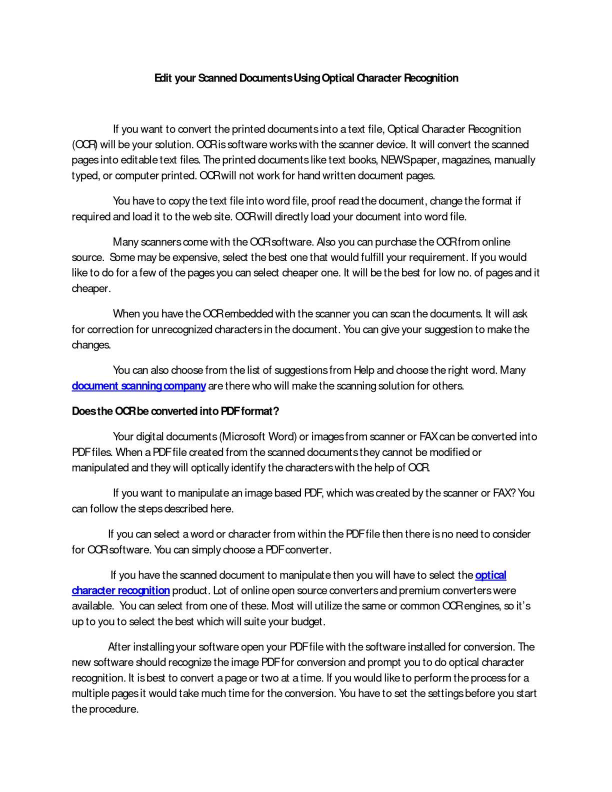
#> input picture test/1.jpg, 1224 x 1584 px (shown at 1/2 size)
$ python unproject_text.py ../../test/1.jpg
#> lines starting #> are read from the running program, lines starting #| are printed output that depends on the picture; after the words box and inside, x2 and y2 are one past the last pixel; in counts of white or black regions, pixels touching at a corner belong together; long printed decimals are rounded
### backend/unproject/ellipse.py
#!/usr/bin/env python
# -*- coding: utf-8 -*-

'''Functions for representing ellipses using various
parameterizations, and converting between them. There are three
parameterizations implemented by this module:

Geometric parameters:
---------------------

The geometric parameters are

  (x₀, y₀, a, b, θ)

The most simple parameterization of an ellipse is by its center point
(x0, y0), its semimajor and semiminor axes a and b, and its rotation
angle θ.

Conic:
------

This parameterization consists of six parameters A-F which establish
the implicit equation for a general conic:

  AX² + BXY + CY² + DX + EY + F = 0

Note that this equation may not represent only ellipses (it also
includes hyperbolas and parabolas).

Since multiplying the entire equation by any non-zero constant results
in the same ellipse, the six parameters are only described up to
scale, yielding five degrees of freedom. We can determine a canonical
scale factor k to scale this equation by such that

  A = a²(sin θ)² + b²(cos θ)²
  B = 2(b² - a²) sin θ cos θ
  C = a²(cos θ)² + b²(sin θ)²
  D = -2Ax₀ - By₀
  E = -Bx₀ - 2Cy₀
  F = Ax₀² + Bx₀y₀ + Cy₀² - a²b²

...in terms of the geometric parameters (x₀, y₀, a, b, θ).

Shape moments:
--------------

The shape moment parameters are

 (m₀₀, m₁₀, m₀₁, mu₂₀, mu₁₁, mu₀₂)

An ellipse may be completely specified by its shape moments up to
order 2. These include the area m₀₀, area-weighted center (m₁₀, m₀₁),
and the three second order central moments (mu₂₀, mu₁₁, mu₀₂).

'''

# pylint: disable=C0103
# pylint: disable=R0914
# pylint: disable=E1101

from __future__ import print_function

import numpy

# [6 lines left out: function _params_str, not called in this run]

######################################################################

GPARAMS_NAMES = ('x0', 'y0', 'a', 'b', 'theta')
GPARAMS_DISPLAY_NAMES = ('x₀', 'y₀', 'a', 'b', 'θ')

def gparams_str(gparams):
    '''Convert geometric parameters to nice printable string.'''
    return _params_str(GPARAMS_DISPLAY_NAMES, gparams)

# [20 lines left out: function gparams_evaluate, not called in this run]

def gparams_from_conic(conic):

    '''Convert the given conic parameters to geometric ellipse parameters.'''

    k, ab = conic_scale(conic)

    if numpy.isinf(ab):
        return None

    A, B, C, D, E, F = tuple(conic)

    T = B**2 - 4*A*C

    x0 = (2*C*D - B*E)/T
    y0 = (2*A*E - B*D)/T

    S = A*E**2 + C*D**2 - B*D*E + (B**2 - 4*A*C)*F
    U = numpy.sqrt((A - C)**2 + B**2)

    a = -numpy.sqrt(2*S*(A+C+U))/T
    b = -numpy.sqrt(2*S*(A+C-U))/T

    theta = numpy.arctan2(C-A-U, B)

    return numpy.array((x0, y0, a, b, theta))

def _gparams_sincos_from_moments(m):

    '''Convert from moments to canonical parameters, except postpone the
    final arctan until later. Formulas determined largely by trial and
    error.

    '''

    m00, m10, m01, mu20, mu11, mu02 = tuple(m)

    x0 = m10 / m00
    y0 = m01 / m00

    A = 4*mu02/m00
    B = -8*mu11/m00
    C = 4*mu20/m00

    U = numpy.sqrt((A - C)**2 + B**2)
    T = B**2 - 4*A*C
    S = 1.0

    a = -numpy.sqrt(2*S*(A+C+U))/T
    b = -numpy.sqrt(2*S*(A+C-U))/T

    # we want a * b * pi = m00
    #
    # so if we are off by some factor, we should scale a and b by this factor
    #
    # we need to fix things up somehow because moments have 6 DOF and
    # ellipse has only 5.
    area = numpy.pi * a * b
    scl = numpy.sqrt(m00 / area)
    a *= scl
    b *= scl

    sincos = numpy.array([C-A-U, B])
    sincos /= numpy.linalg.norm(sincos)

    s, c = sincos

    return numpy.array((x0, y0, a, b, s, c))

# [10 lines left out: function gparams_from_moments, not called in this run]

######################################################################

CONIC_NAMES = ('A', 'B', 'C', 'D', 'E', 'F')
CONIC_DISPLAY_NAMES = ('A', 'B', 'C', 'D', 'E', 'F')

# [4 lines left out: function conic_str, not called in this run]

def conic_scale(conic):

    '''Returns a pair (k, ab) for the given conic parameters, where k is
the scale factor to divide all parameters by in order to normalize
them, and ab is the product of the semimajor and semiminor axis
(i.e. the ellipse's area, divided by pi). If the conic does not
describe an ellipse, then this returns infinity, infinity.

    '''

    A, B, C, D, E, F = tuple(conic)

    T = 4*A*C - B*B

    if T < 0.0:
        return numpy.inf, numpy.inf

    S = A*E**2 + B**2*F + C*D**2 - B*D*E - 4*A*C*F

    if not S:
        return numpy.inf, numpy.inf


    k = 0.25*T**2/S
    ab = 2.0*S/(T*numpy.sqrt(T))

    return k, ab

# [14 lines left out: function conic_from_points, not called in this run]

def conic_transform(conic, H):

    '''Returns the parameters of a conic after being transformed through a
3x3 homography H. This is straightforward since a conic can be
represented as a symmetric matrix (see
https://en.wikipedia.org/wiki/Matrix_representation_of_conic_sections).

    '''

    A, B, C, D, E, F = tuple(conic)

    M = numpy.array([[A, 0.5*B, 0.5*D],
                     [0.5*B, C, 0.5*E],
                     [0.5*D, 0.5*E, F]])

    Hinv = numpy.linalg.inv(H)

    M = numpy.dot(Hinv.T, numpy.dot(M, Hinv))

    A = M[0, 0]
    B = M[0, 1]*2
    C = M[1, 1]
    D = M[0, 2]*2
    E = M[1, 2]*2
    F = M[2, 2]

    return numpy.array((A, B, C, D, E, F))

def _conic_from_gparams_sincos(gparams_sincos):

    x0, y0, a, b, s, c = gparams_sincos

    A = a**2 * s**2 + b**2 * c**2
    B = 2*(b**2 - a**2) * s * c
    C = a**2 * c**2 + b**2 * s**2
    D = -2*A*x0 - B*y0
    E = -B*x0 - 2*C*y0
    F = A*x0**2 + B*x0*y0 + C*y0**2 - a**2*b**2

    return numpy.array((A, B, C, D, E, F))

# [12 lines left out: function conic_from_gparams, not called in this run]

def conic_from_moments(moments):

    g = _gparams_sincos_from_moments(moments)

    return _conic_from_gparams_sincos(g)

######################################################################

MOMENTS_NAMES = ('m00', 'm10', 'm01', 'mu20', 'mu11', 'mu02')
MOMENTS_DISPLAY_NAMES = ('m₀₀', 'm₁₀', 'm₀₁', 'mu₂₀', 'mu₁₁', 'mu₀₂')

def moments_from_dict(m):

    '''Create shape moments tuple from a dictionary (i.e. returned by cv2.moments).'''
    return numpy.array([m[n] for n in MOMENTS_NAMES])

def moments_str(m):
    '''Convert shape moments to nice printable string.'''
    return _params_str(MOMENTS_DISPLAY_NAMES, m)


# [318 lines left out: functions moments_from_gparams, moments_from_conic, _perspective_transform, _test_moments, _test_ellipse, not called in this run]

# [3 lines that do not run on import are left out]

### backend/unproject/unproject_text.py
#!/usr/bin/env python
# -*- coding: utf-8 -*-

from __future__ import unicode_literals, print_function

import sys
import numpy as np
import scipy.optimize
import matplotlib.pyplot as plt
import cv2
from backend.unproject import ellipse

DEBUG_IMAGES = []


# [20 lines left out: function debug_show, not called in this run]


def translation(x, y):
    return np.array([[1, 0, x], [0, 1, y], [0, 0, 1]], dtype=float)


# [4 lines left out: function rotation, not called in this run]


def perspective_warp(a, b):
    return np.array([[1, 0, 0], [0, 1, 0], [a, b, 1]], dtype=float)


def slant(sx):
    return np.array([[1, sx, 0], [0, 1, 0], [0, 0, 1]], dtype=float)


def softmax(x, k=1.0):
    b = x.max()
    return np.log(np.exp(k * (x - b)).sum()) / k + b


# [456 lines left out: functions skewed_widths, centered_warp, warp_containing_points, conic_area_discrepancy, threshold, get_contours and 6 more, not called in this run]

if __name__ == '__main__':
    main()
#> in main, img is the input picture: shape (1584, 1224, 3); mean B, G, R 239.1, 238.6, 238.6
#> in threshold, `mean = img.mean()`: mean = 238.7
#> in threshold, `return cv2.adaptiveThreshold( img, 255, cv2.ADAPTIVE_THRESH_MEAN_C, cv..`:
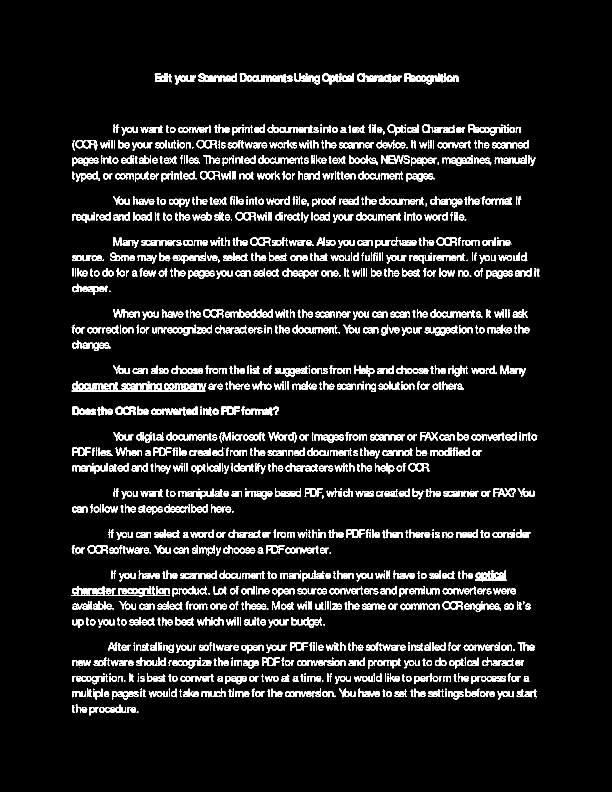
#> returned value: shape (1584, 1224) (shown at 1/2 size); 8.4% white in thin lines or dots, all inside (x1, y1, x2, y2) = (143, 146, 1079, 1431)
#> in get_contours, `contours, hierarchy = cv2.findContours(work, cv2.RETR_CCOMP, cv2.CHAIN..`: contours = 2874 contours, 840 with area under 20; largest, box (x1, y1, x2, y2) and area: (143, 767, 413, 784) 1310, (397, 146, 474, 164) 761, (143, 1176, 340, 1193) 733, (809, 147, 875, 169) 720, (549, 732, 615, 753) 628
#| abs_area_cutoff =  193.882
#> the loop in get_conics, `for i, (c, h) in enumerate(zip(contours, hierarchy.reshape((-1, 4)))): ` made 2874 passes
#> after the loop in get_conics, `for i, (c, h) in enumerate(zip(contours, hierarchy.reshape((-1, 4)))):`: allchildren = []; areas = 186 values, max 1309.5 at index 89, min 194.5 at index 79, mean 319.2; centroid_accum = [32933900.2, 43940193]; centroids = 186 pairs, first value 156.9 to 1046.2, second value 155.7 to 1419.1; conics = 186 items; okcontours = 186 contours; largest, box (x1, y1, x2, y2) and area: (143, 767, 413, 784) 1310, (397, 146, 474, 164) 761, (143, 1176, 340, 1193) 733, (809, 147, 875, 169) 720, (549, 732, 615, 753) 628; total_area = 59376
#> in get_conics, `cv2.drawContours(display, okcontours + allchildren, -1, (0, 255, 0), 6..`: display: shape (1584, 1224, 3); 8.58% of pixels changed, all inside (x1, y1, x2, y2) = (139, 142, 1066, 1430)
#> the loop in get_conics, `for c, a in zip(okcontours, areas): ` made 186 passes
#> after the loop in get_conics, `for c, a in zip(okcontours, areas):`:
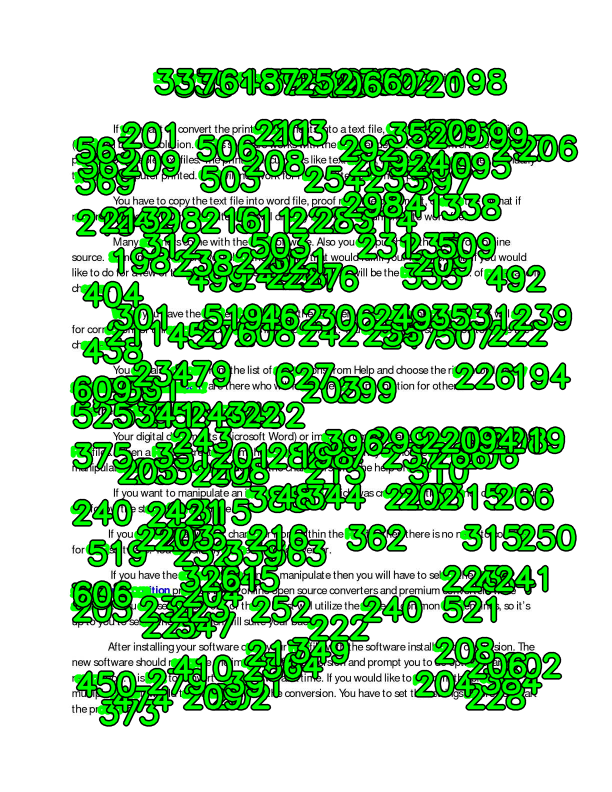
#> display: shape (1584, 1224, 3) (shown at 1/2 size); mean B, G, R 167, 214.6, 167
#> in get_conics, `amean = areas.mean()`: amean = 319.2
#| got 186 contours with 0 small.
#> in get_conics, `idx = np.where(areas > mean_area_cutoff * amean)[0]`: idx = 186 values from 0 to 185
#> in get_conics, `conics = np.array(conics)`: conics = 186 rows, first 6: [28.64, 25.1, 499, -48237, -1421851.8, 1.01e+09], [34.61, 10.25, 659.8, -31499.6, -1834639.9, 1.28e+09], [34.28, 10.67, 155.1, -79409.7, -440386.4, 342799021.1], [27.17, 21.94, 156.6, -54143.1, -444032.6, 319829611.5], [26.34, 19.1, 172.3, -46558.8, -485280.6, 345488658.3], [25.34, -7.68, 591.7, -39516.2, -1598442.2, 1.1e+09]
#> in get_conics, `centroid_accum /= total_area`: centroid_accum = [554.7, 740]
#> the loop in get_conics, `for conic in conics:` made 186 passes
#> after the loop in get_conics, `for conic in conics:`: display: shape (1584, 1224, 3); 6.2% of pixels changed, all inside (x1, y1, x2, y2) = (137, 144, 1062, 1429)
#| got bounding rect 157 138 958 1326
#> after the loop in orientation_detect, `for contour in contours:`:
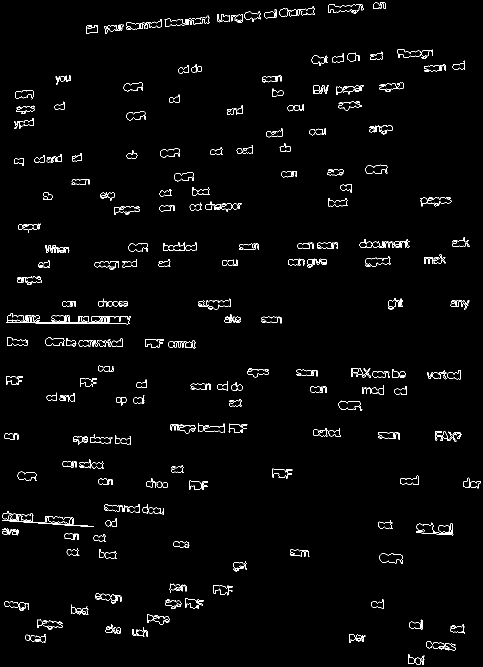
#> text_edges: shape (1334, 966) (shown at 1/2 size); 1.9% white in thin lines or dots
#> in orientation_detect, `cv2.line( debug_hist, (best_theta_idx, 0), (best_theta_idx, bin_max), ..`:
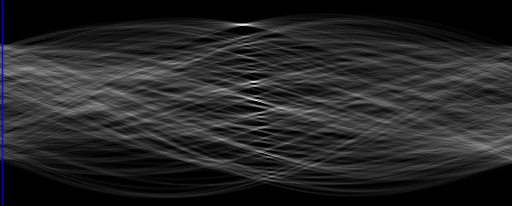
#> debug_hist: shape (206, 512, 3); mean B, G, R 37.9, 37.2, 37.2
#> in orientation_detect, `cv2.line( warped, tuple(map(int, p0 - rho * bin_max * t)), tuple(map(i..`:
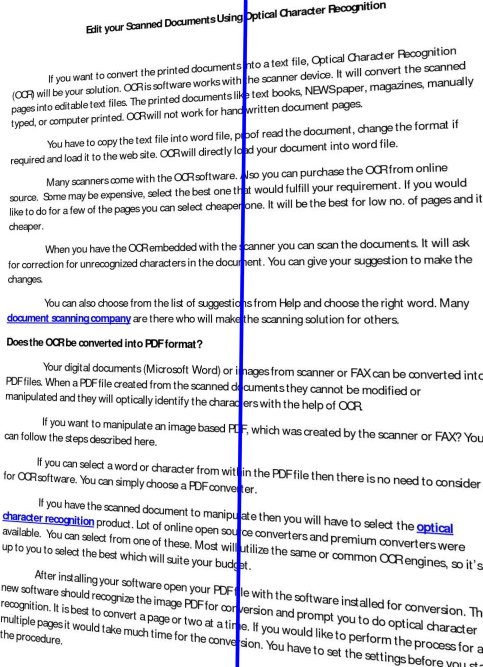
#> warped: shape (1334, 966, 3) (shown at 1/2 size); mean B, G, R 230.5, 227.9, 227.9
#| got bounding rect -1452 171 1325 957
#| got bounding rect -1452 171 1325 957
#> the loop in skew_detect, `for h in hulls:` made 186 passes
#> after the loop in skew_detect, `for h in hulls:`:
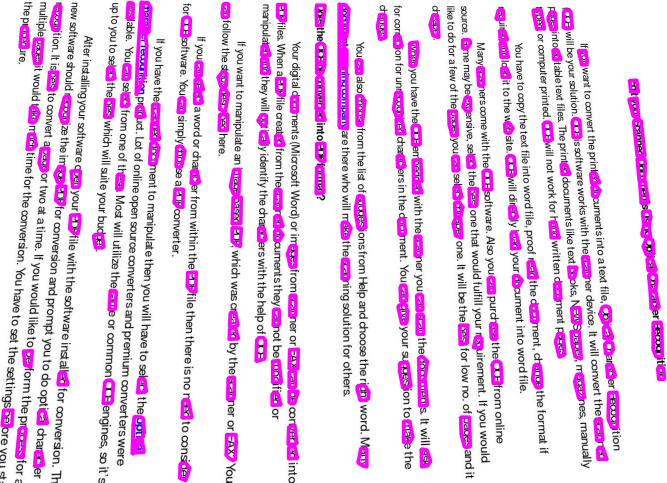
#> display: shape (965, 1333, 3) (shown at 1/2 size); mean B, G, R 236.1, 210.2, 235.9
#| got bounding rect -1460 171 1326 957
#> after the loop in skew_detect, `for h in hulls:`:
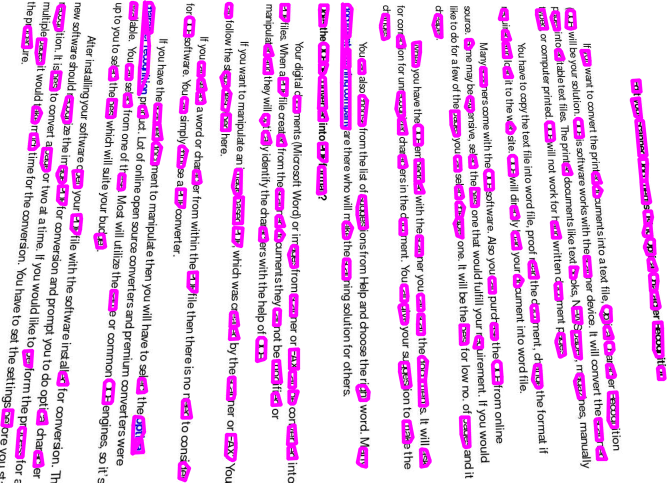
#> display: shape (965, 1334, 3) (shown at 1/2 size); mean B, G, R 236.1, 210.2, 235.9
#> (key Esc is pressed here)
